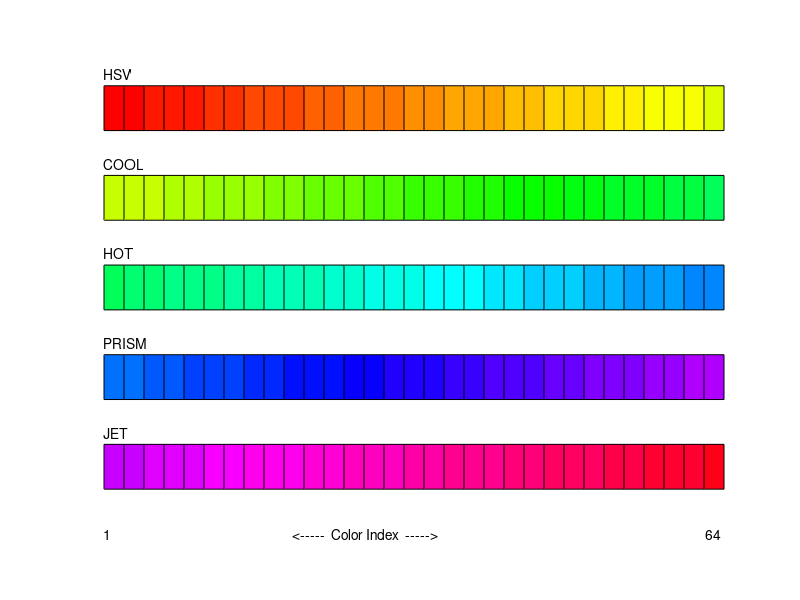

Recreate this plot in MATLAB.
% col_bar plots Figure A.2    
% On some pomputers, this program does not work 
% on PC compatible as intended.  This because a colormap length
% on PC is limited to 254.    
set(gcf, 'NumberTitle','off','Name', 'Figure A.2; col_bar')
close;clear,clf
C=[hsv(32);cool(32);hot(32);prism(32);jet(32)];
colormap(C);caxis([1,162]);L64=32;
hold on
for M=1:5  
  for i=1:L64;
    for j=1:2
      x(i,j)=(i-1)/(L64-1);
      y(i,j)=(j+8)*1.1 - (M-1)*2.2;
      z(i,j)=i+L64*(M-1)+1;
      if i==1 z(i,j)=z(i,j)+0.0000;end
      if i==L64 z(i,j)=z(i,j)-0.0000;end
    end
  end
surface(x,y,z, z)
%pcolor(x,y,z)
end
text(0, 2.4+.1,'JET')
text(0, 4.6+0.1,'PRISM')
text(0, 6.8+0.1,'HOT')
text(0, 9.0+0.1,'COOL')
text(0, 11.2+0.1,'HSV')
axis([0,1,0,12])
axis('off')
text(0.3,0,' <-----  Color Index  -----> ')
text(0.97,-0,'64')
text(0,-0,'1')
%print colorDISP.ps
fprintf('Please hit RETURN to end.\n')
pause
colormap(hsv(64))
close
